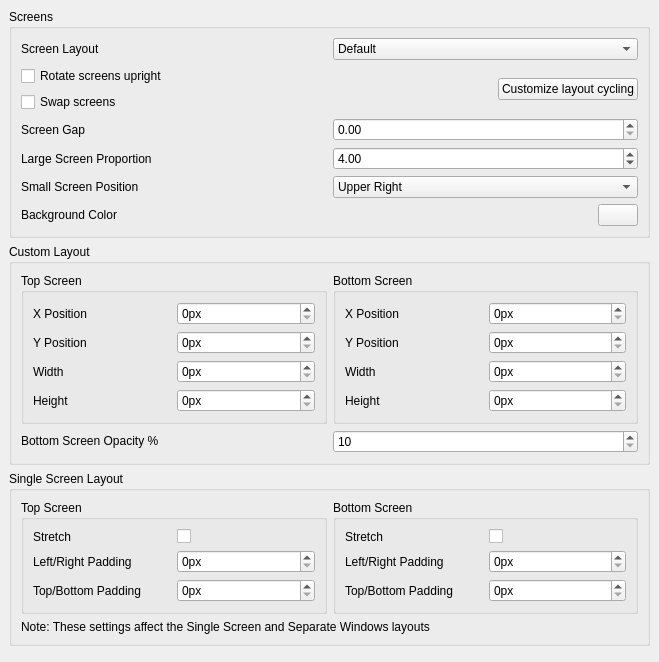
<?xml version="1.0" encoding="UTF-8"?>
<ui version="4.0">
 <class>ConfigureLayout</class>
 <widget class="QWidget" name="ConfigureLayout">
  <property name="geometry">
   <rect>
    <x>0</x>
    <y>0</y>
    <width>659</width>
    <height>662</height>
   </rect>
  </property>
  <property name="minimumSize">
   <size>
    <width>0</width>
    <height>0</height>
   </size>
  </property>
  <layout class="QHBoxLayout" name="horizontalLayout">
   <property name="spacing">
    <number>0</number>
   </property>
   <property name="leftMargin">
    <number>0</number>
   </property>
   <property name="topMargin">
    <number>0</number>
   </property>
   <property name="rightMargin">
    <number>0</number>
   </property>
   <property name="bottomMargin">
    <number>0</number>
   </property>
   <item>
    <widget class="QScrollArea" name="scrollArea">
     <property name="frameShape">
      <enum>QFrame::NoFrame</enum>
     </property>
     <property name="lineWidth">
      <number>1</number>
     </property>
     <property name="widgetResizable">
      <bool>true</bool>
     </property>
     <widget class="QWidget" name="scrollAreaWidgetContents">
      <property name="geometry">
       <rect>
        <x>0</x>
        <y>0</y>
        <width>646</width>
        <height>824</height>
       </rect>
      </property>
      <layout class="QVBoxLayout" name="verticalLayout">
       <item>
        <widget class="QGroupBox" name="layout_group">
         <property name="enabled">
          <bool>true</bool>
         </property>
         <property name="title">
          <string>Screens</string>
         </property>
         <layout class="QVBoxLayout" name="verticalLayout_3">
          <item>
           <widget class="QWidget" name="widget_layout" native="true">
            <layout class="QHBoxLayout" name="screen_layout_group">
             <property name="leftMargin">
              <number>0</number>
             </property>
             <property name="topMargin">
              <number>0</number>
             </property>
             <property name="rightMargin">
              <number>0</number>
             </property>
             <property name="bottomMargin">
              <number>0</number>
             </property>
             <item>
              <widget class="QLabel" name="layout_label">
               <property name="text">
                <string>Screen Layout</string>
               </property>
              </widget>
             </item>
             <item>
              <widget class="QComboBox" name="layout_combobox">
               <item>
                <property name="text">
                 <string>Default</string>
                </property>
               </item>
               <item>
                <property name="text">
                 <string>Single Screen</string>
                </property>
               </item>
               <item>
                <property name="text">
                 <string>Large Screen</string>
                </property>
               </item>
               <item>
                <property name="text">
                 <string>Side by Side</string>
                </property>
               </item>
               <item>
                <property name="text">
                 <string>Separate Windows</string>
                </property>
               </item>
               <item>
                <property name="text">
                 <string>Hybrid Screen</string>
                </property>
               </item>
               <item>
                <property name="text">
                 <string>Custom Layout</string>
                </property>
               </item>
              </widget>
             </item>
            </layout>
           </widget>
          </item>
          <item>
           <layout class="QHBoxLayout" name="horizontalLayout_7">
            <item>
             <layout class="QVBoxLayout" name="verticalLayout_2">
              <item>
               <widget class="QCheckBox" name="toggle_upright_screen">
                <property name="text">
                 <string>Rotate screens upright</string>
                </property>
               </widget>
              </item>
              <item>
               <widget class="QCheckBox" name="toggle_swap_screen">
                <property name="text">
                 <string>Swap screens</string>
                </property>
               </widget>
              </item>
             </layout>
            </item>
            <item>
             <widget class="QPushButton" name="customize_layouts_to_cycle">
              <property name="sizePolicy">
               <sizepolicy hsizetype="Fixed" vsizetype="Fixed">
                <horstretch>0</horstretch>
                <verstretch>0</verstretch>
               </sizepolicy>
              </property>
              <property name="text">
               <string>Customize layout cycling</string>
              </property>
             </widget>
            </item>
           </layout>
          </item>
          <item>
           <widget class="QWidget" name="widget" native="true">
            <layout class="QHBoxLayout" name="screen_gap_layout">
             <property name="leftMargin">
              <number>0</number>
             </property>
             <property name="topMargin">
              <number>0</number>
             </property>
             <property name="rightMargin">
              <number>0</number>
             </property>
             <property name="bottomMargin">
              <number>0</number>
             </property>
             <item>
              <widget class="QLabel" name="label_3">
               <property name="text">
                <string>Screen Gap</string>
               </property>
              </widget>
             </item>
             <item>
              <widget class="QDoubleSpinBox" name="screen_gap">
               <property name="minimum">
                <double>0.000000000000000</double>
               </property>
               <property name="maximum">
                <double>720.000000000000000</double>
               </property>
               <property name="value">
                <double>0.000000000000000</double>
               </property>
              </widget>
             </item>
            </layout>
           </widget>
          </item>
          <item>
           <widget class="QWidget" name="widget_2" native="true">
            <layout class="QHBoxLayout" name="proportion_layout">
             <property name="leftMargin">
              <number>0</number>
             </property>
             <property name="topMargin">
              <number>0</number>
             </property>
             <property name="rightMargin">
              <number>0</number>
             </property>
             <property name="bottomMargin">
              <number>0</number>
             </property>
             <item>
              <widget class="QLabel" name="label_4">
               <property name="text">
                <string>Large Screen Proportion</string>
               </property>
              </widget>
             </item>
             <item>
              <widget class="QDoubleSpinBox" name="large_screen_proportion">
               <property name="minimum">
                <double>1.000000000000000</double>
               </property>
               <property name="maximum">
                <double>16.000000000000000</double>
               </property>
               <property name="value">
                <double>4.000000000000000</double>
               </property>
              </widget>
             </item>
            </layout>
           </widget>
          </item>
          <item>
           <widget class="QWidget" name="small_pos_widget" native="true">
            <layout class="QHBoxLayout" name="small_pos_layout">
             <property name="leftMargin">
              <number>0</number>
             </property>
             <property name="topMargin">
              <number>0</number>
             </property>
             <property name="rightMargin">
              <number>0</number>
             </property>
             <property name="bottomMargin">
              <number>0</number>
             </property>
             <item>
              <widget class="QLabel" name="small_pos_label">
               <property name="text">
                <string>Small Screen Position</string>
               </property>
              </widget>
             </item>
             <item>
              <widget class="QComboBox" name="small_screen_position_combobox">
               <item>
                <property name="text">
                 <string>Upper Right</string>
                </property>
               </item>
               <item>
                <property name="text">
                 <string>Middle Right</string>
                </property>
               </item>
               <item>
                <property name="text">
                 <string>Bottom Right (default)</string>
                </property>
               </item>
               <item>
                <property name="text">
                 <string>Upper Left</string>
                </property>
               </item>
               <item>
                <property name="text">
                 <string>Middle Left</string>
                </property>
               </item>
               <item>
                <property name="text">
                 <string>Bottom Left</string>
                </property>
               </item>
               <item>
                <property name="text">
                 <string>Above large screen</string>
                </property>
               </item>
               <item>
                <property name="text">
                 <string>Below large screen</string>
                </property>
               </item>
              </widget>
             </item>
            </layout>
           </widget>
          </item>
          <item>
           <widget class="QWidget" name="bg_color_group" native="true">
            <layout class="QHBoxLayout" name="bg_color_group_2">
             <property name="leftMargin">
              <number>0</number>
             </property>
             <property name="topMargin">
              <number>0</number>
             </property>
             <property name="rightMargin">
              <number>0</number>
             </property>
             <property name="bottomMargin">
              <number>0</number>
             </property>
             <item>
              <widget class="QLabel" name="bg_label">
               <property name="text">
                <string>Background Color</string>
               </property>
              </widget>
             </item>
             <item>
              <widget class="QPushButton" name="bg_button">
               <property name="maximumSize">
                <size>
                 <width>40</width>
                 <height>16777215</height>
                </size>
               </property>
              </widget>
             </item>
            </layout>
           </widget>
          </item>
         </layout>
        </widget>
       </item>
       <item>
        <widget class="QGroupBox" name="custom_layout_group">
         <property name="minimumSize">
          <size>
           <width>0</width>
           <height>0</height>
          </size>
         </property>
         <property name="title">
          <string>Custom Layout</string>
         </property>
         <layout class="QVBoxLayout" name="verticalLayout_5">
          <item>
           <layout class="QHBoxLayout" name="horizontalLayout_4">
            <item>
             <widget class="QGroupBox" name="gb_top_screen">
              <property name="title">
               <string>Top Screen</string>
              </property>
              <layout class="QGridLayout" name="gridLayout_2">
               <item row="0" column="0">
                <widget class="QLabel" name="lb_top_x">
                 <property name="text">
                  <string>X Position</string>
                 </property>
                </widget>
               </item>
               <item row="0" column="1">
                <widget class="QSpinBox" name="custom_top_x">
                 <property name="buttonSymbols">
                  <enum>QAbstractSpinBox::UpDownArrows</enum>
                 </property>
                 <property name="suffix">
                  <string>px</string>
                 </property>
                 <property name="maximum">
                  <number>2147483647</number>
                 </property>
                </widget>
               </item>
               <item row="1" column="0">
                <widget class="QLabel" name="lb_top_y">
                 <property name="text">
                  <string>Y Position</string>
                 </property>
                </widget>
               </item>
               <item row="1" column="1">
                <widget class="QSpinBox" name="custom_top_y">
                 <property name="buttonSymbols">
                  <enum>QAbstractSpinBox::UpDownArrows</enum>
                 </property>
                 <property name="suffix">
                  <string>px</string>
                 </property>
                 <property name="maximum">
                  <number>2147483647</number>
                 </property>
                </widget>
               </item>
               <item row="2" column="0">
                <widget class="QLabel" name="lb_top_width">
                 <property name="text">
                  <string>Width</string>
                 </property>
                </widget>
               </item>
               <item row="2" column="1">
                <widget class="QSpinBox" name="custom_top_width">
                 <property name="buttonSymbols">
                  <enum>QAbstractSpinBox::UpDownArrows</enum>
                 </property>
                 <property name="suffix">
                  <string>px</string>
                 </property>
                 <property name="maximum">
                  <number>2147483647</number>
                 </property>
                </widget>
               </item>
               <item row="3" column="0">
                <widget class="QLabel" name="lb_top_height">
                 <property name="text">
                  <string>Height</string>
                 </property>
                </widget>
               </item>
               <item row="3" column="1">
                <widget class="QSpinBox" name="custom_top_height">
                 <property name="buttonSymbols">
                  <enum>QAbstractSpinBox::UpDownArrows</enum>
                 </property>
                 <property name="suffix">
                  <string>px</string>
                 </property>
                 <property name="maximum">
                  <number>2147483647</number>
                 </property>
                </widget>
               </item>
              </layout>
             </widget>
            </item>
            <item>
             <widget class="QGroupBox" name="gb_bottom_screen">
              <property name="minimumSize">
               <size>
                <width>0</width>
                <height>0</height>
               </size>
              </property>
              <property name="title">
               <string>Bottom Screen</string>
              </property>
              <property name="checkable">
               <bool>false</bool>
              </property>
              <property name="checked">
               <bool>false</bool>
              </property>
              <layout class="QGridLayout" name="gridLayout_1">
               <item row="0" column="0">
                <widget class="QLabel" name="lb_bottom_x">
                 <property name="text">
                  <string>X Position</string>
                 </property>
                </widget>
               </item>
               <item row="0" column="1">
                <widget class="QSpinBox" name="custom_bottom_x">
                 <property name="buttonSymbols">
                  <enum>QAbstractSpinBox::UpDownArrows</enum>
                 </property>
                 <property name="suffix">
                  <string>px</string>
                 </property>
                 <property name="maximum">
                  <number>2147483647</number>
                 </property>
                </widget>
               </item>
               <item row="1" column="0">
                <widget class="QLabel" name="lb_bottom_y">
                 <property name="text">
                  <string>Y Position</string>
                 </property>
                </widget>
               </item>
               <item row="1" column="1">
                <widget class="QSpinBox" name="custom_bottom_y">
                 <property name="buttonSymbols">
                  <enum>QAbstractSpinBox::UpDownArrows</enum>
                 </property>
                 <property name="suffix">
                  <string>px</string>
                 </property>
                 <property name="maximum">
                  <number>2147483647</number>
                 </property>
                </widget>
               </item>
               <item row="2" column="0">
                <widget class="QLabel" name="lb_bottom_width">
                 <property name="text">
                  <string>Width</string>
                 </property>
                </widget>
               </item>
               <item row="2" column="1">
                <widget class="QSpinBox" name="custom_bottom_width">
                 <property name="buttonSymbols">
                  <enum>QAbstractSpinBox::UpDownArrows</enum>
                 </property>
                 <property name="suffix">
                  <string>px</string>
                 </property>
                 <property name="maximum">
                  <number>2147483647</number>
                 </property>
                </widget>
               </item>
               <item row="3" column="0">
                <widget class="QLabel" name="lb_bottom_height">
                 <property name="text">
                  <string>Height</string>
                 </property>
                </widget>
               </item>
               <item row="3" column="1">
                <widget class="QSpinBox" name="custom_bottom_height">
                 <property name="buttonSymbols">
                  <enum>QAbstractSpinBox::UpDownArrows</enum>
                 </property>
                 <property name="suffix">
                  <string>px</string>
                 </property>
                 <property name="maximum">
                  <number>2147483647</number>
                 </property>
                </widget>
               </item>
              </layout>
             </widget>
            </item>
           </layout>
          </item>
          <item>
           <layout class="QHBoxLayout" name="horizontalLayout_3">
            <item>
             <widget class="QLabel" name="lb_opacity_second_layer">
              <property name="text">
               <string>&lt;html&gt;&lt;head/&gt;&lt;body&gt;&lt;p&gt;Bottom Screen Opacity %&lt;/p&gt;&lt;/body&gt;&lt;/html&gt;</string>
              </property>
             </widget>
            </item>
            <item>
             <widget class="QSpinBox" name="custom_second_layer_opacity">
              <property name="buttonSymbols">
               <enum>QAbstractSpinBox::UpDownArrows</enum>
              </property>
              <property name="minimum">
               <number>10</number>
              </property>
              <property name="maximum">
               <number>100</number>
              </property>
             </widget>
            </item>
           </layout>
          </item>
         </layout>
        </widget>
       </item>
       <item>
        <widget class="QGroupBox" name="single_screen_layout_config_group">
         <property name="minimumSize">
          <size>
           <width>0</width>
           <height>0</height>
          </size>
         </property>
         <property name="title">
          <string>Single Screen Layout</string>
         </property>
         <layout class="QVBoxLayout" name="verticalLayout_6">
          <item>
           <layout class="QHBoxLayout" name="horizontalLayout_5">
            <item>
             <widget class="QGroupBox" name="gb_top_screen_2">
              <property name="title">
               <string>Top Screen</string>
              </property>
              <layout class="QGridLayout" name="gridLayout_3">
               <item row="0" column="0">
                <widget class="QLabel" name="lb_top_stretch">
                 <property name="text">
                  <string>Stretch</string>
                 </property>
                </widget>
               </item>
               <item row="1" column="1">
                <widget class="QSpinBox" name="screen_top_leftright_padding">
                 <property name="buttonSymbols">
                  <enum>QAbstractSpinBox::UpDownArrows</enum>
                 </property>
                 <property name="suffix">
                  <string>px</string>
                 </property>
                 <property name="maximum">
                  <number>2147483647</number>
                 </property>
                </widget>
               </item>
               <item row="1" column="0">
                <widget class="QLabel" name="lb_top_leftright_padding">
                 <property name="text">
                  <string>Left/Right Padding</string>
                 </property>
                </widget>
               </item>
               <item row="2" column="0">
                <widget class="QLabel" name="lb_top_topbottom_padding">
                 <property name="text">
                  <string>Top/Bottom Padding</string>
                 </property>
                </widget>
               </item>
               <item row="2" column="1">
                <widget class="QSpinBox" name="screen_top_topbottom_padding">
                 <property name="buttonSymbols">
                  <enum>QAbstractSpinBox::UpDownArrows</enum>
                 </property>
                 <property name="suffix">
                  <string>px</string>
                 </property>
                 <property name="maximum">
                  <number>2147483647</number>
                 </property>
                </widget>
               </item>
               <item row="0" column="1">
                <widget class="QCheckBox" name="screen_top_stretch">
                 <property name="text">
                  <string notr="true"/>
                 </property>
                </widget>
               </item>
              </layout>
             </widget>
            </item>
            <item>
             <widget class="QGroupBox" name="gb_bottom_screen_2">
              <property name="minimumSize">
               <size>
                <width>0</width>
                <height>0</height>
               </size>
              </property>
              <property name="title">
               <string>Bottom Screen</string>
              </property>
              <layout class="QGridLayout" name="gridLayout">
               <item row="1" column="0">
                <widget class="QLabel" name="lb_bottom_leftright_padding">
                 <property name="text">
                  <string>Left/Right Padding</string>
                 </property>
                </widget>
               </item>
               <item row="2" column="0">
                <widget class="QLabel" name="lb_bottom_topbottom_padding">
                 <property name="text">
                  <string>Top/Bottom Padding</string>
                 </property>
                </widget>
               </item>
               <item row="1" column="1">
                <widget class="QSpinBox" name="screen_bottom_leftright_padding">
                 <property name="buttonSymbols">
                  <enum>QAbstractSpinBox::UpDownArrows</enum>
                 </property>
                 <property name="suffix">
                  <string>px</string>
                 </property>
                 <property name="maximum">
                  <number>2147483647</number>
                 </property>
                </widget>
               </item>
               <item row="2" column="1">
                <widget class="QSpinBox" name="screen_bottom_topbottom_padding">
                 <property name="buttonSymbols">
                  <enum>QAbstractSpinBox::UpDownArrows</enum>
                 </property>
                 <property name="suffix">
                  <string>px</string>
                 </property>
                 <property name="maximum">
                  <number>2147483647</number>
                 </property>
                </widget>
               </item>
               <item row="0" column="0">
                <widget class="QLabel" name="lb_bottom_stretch">
                 <property name="text">
                  <string>Stretch</string>
                 </property>
                </widget>
               </item>
               <item row="0" column="1">
                <widget class="QCheckBox" name="screen_bottom_stretch">
                 <property name="text">
                  <string notr="true"/>
                 </property>
                </widget>
               </item>
              </layout>
             </widget>
            </item>
           </layout>
          </item>
          <item>
           <layout class="QHBoxLayout" name="horizontalLayout_2">
            <item>
             <widget class="QLabel" name="label">
              <property name="text">
               <string>Note: These settings affect the Single Screen and Separate Windows layouts</string>
              </property>
             </widget>
            </item>
           </layout>
          </item>
         </layout>
        </widget>
       </item>
       <item>
        <spacer name="verticalSpacer">
         <property name="sizeHint" stdset="0">
          <size>
           <width>20</width>
           <height>43</height>
          </size>
         </property>
        </spacer>
       </item>
      </layout>
     </widget>
    </widget>
   </item>
  </layout>
 </widget>
 <resources/>
 <connections/>
</ui>
